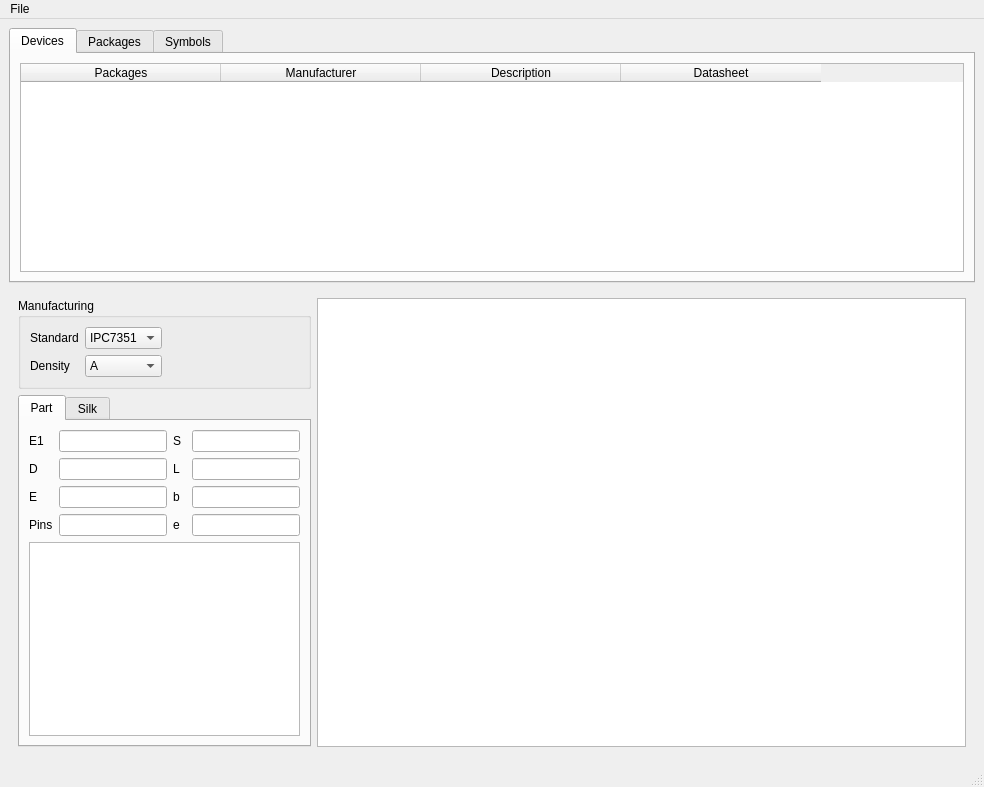
<?xml version="1.0" encoding="UTF-8"?>
<ui version="4.0">
 <class>MainWindow</class>
 <widget class="QMainWindow" name="MainWindow">
  <property name="geometry">
   <rect>
    <x>0</x>
    <y>0</y>
    <width>984</width>
    <height>787</height>
   </rect>
  </property>
  <property name="windowTitle">
   <string>MainWindow</string>
  </property>
  <widget class="QWidget" name="centralwidget">
   <property name="sizePolicy">
    <sizepolicy hsizetype="Preferred" vsizetype="Preferred">
     <horstretch>13</horstretch>
     <verstretch>4</verstretch>
    </sizepolicy>
   </property>
   <layout class="QVBoxLayout" name="verticalLayout_2">
    <item>
     <widget class="QTabWidget" name="tabWidget_2">
      <property name="currentIndex">
       <number>0</number>
      </property>
      <widget class="QWidget" name="tab">
       <attribute name="title">
        <string>Devices</string>
       </attribute>
       <layout class="QGridLayout" name="gridLayout_4">
        <item row="0" column="0">
         <widget class="QTableWidget" name="devices">
          <property name="selectionMode">
           <enum>QAbstractItemView::SingleSelection</enum>
          </property>
          <property name="selectionBehavior">
           <enum>QAbstractItemView::SelectRows</enum>
          </property>
          <attribute name="horizontalHeaderDefaultSectionSize">
           <number>200</number>
          </attribute>
          <column>
           <property name="text">
            <string>Packages</string>
           </property>
          </column>
          <column>
           <property name="text">
            <string>Manufacturer</string>
           </property>
          </column>
          <column>
           <property name="text">
            <string>Description</string>
           </property>
          </column>
          <column>
           <property name="text">
            <string>Datasheet</string>
           </property>
          </column>
         </widget>
        </item>
       </layout>
      </widget>
      <widget class="QWidget" name="tab_2">
       <attribute name="title">
        <string>Packages</string>
       </attribute>
       <layout class="QGridLayout" name="gridLayout_5">
        <item row="0" column="0">
         <widget class="QTableWidget" name="packages">
          <property name="selectionMode">
           <enum>QAbstractItemView::SingleSelection</enum>
          </property>
          <property name="selectionBehavior">
           <enum>QAbstractItemView::SelectRows</enum>
          </property>
          <attribute name="horizontalHeaderDefaultSectionSize">
           <number>200</number>
          </attribute>
          <column>
           <property name="text">
            <string>Module</string>
           </property>
          </column>
          <column>
           <property name="text">
            <string>Manufacturer</string>
           </property>
          </column>
          <column>
           <property name="text">
            <string>Datasheet</string>
           </property>
          </column>
         </widget>
        </item>
       </layout>
      </widget>
      <widget class="QWidget" name="tab_5">
       <attribute name="title">
        <string>Symbols</string>
       </attribute>
      </widget>
     </widget>
    </item>
    <item>
     <widget class="QWidget" name="editWidget" native="true">
      <layout class="QHBoxLayout" name="horizontalLayout" stretch="0,1">
       <item>
        <layout class="QVBoxLayout" name="verticalLayout" stretch="0,0">
         <item>
          <widget class="QGroupBox" name="groupBox_2">
           <property name="enabled">
            <bool>true</bool>
           </property>
           <property name="title">
            <string>Manufacturing</string>
           </property>
           <layout class="QGridLayout" name="gridLayout_2">
            <item row="1" column="1">
             <widget class="QComboBox" name="comboBox_2">
              <item>
               <property name="text">
                <string>A</string>
               </property>
              </item>
              <item>
               <property name="text">
                <string>B</string>
               </property>
              </item>
              <item>
               <property name="text">
                <string>C</string>
               </property>
              </item>
             </widget>
            </item>
            <item row="0" column="0">
             <widget class="QLabel" name="label">
              <property name="text">
               <string>Standard</string>
              </property>
             </widget>
            </item>
            <item row="0" column="1">
             <widget class="QComboBox" name="comboBox">
              <item>
               <property name="text">
                <string>IPC7351</string>
               </property>
              </item>
             </widget>
            </item>
            <item row="1" column="0">
             <widget class="QLabel" name="label_2">
              <property name="text">
               <string>Density</string>
              </property>
             </widget>
            </item>
            <item row="0" column="2">
             <spacer name="horizontalSpacer">
              <property name="orientation">
               <enum>Qt::Horizontal</enum>
              </property>
              <property name="sizeHint" stdset="0">
               <size>
                <width>40</width>
                <height>20</height>
               </size>
              </property>
             </spacer>
            </item>
           </layout>
           <zorder>label</zorder>
           <zorder>comboBox</zorder>
           <zorder>label_2</zorder>
           <zorder>comboBox_2</zorder>
           <zorder>horizontalSpacer</zorder>
          </widget>
         </item>
         <item>
          <widget class="QTabWidget" name="tabWidget">
           <property name="currentIndex">
            <number>0</number>
           </property>
           <widget class="QWidget" name="tab_3">
            <attribute name="title">
             <string>Part</string>
            </attribute>
            <layout class="QVBoxLayout" name="vert34">
             <item>
              <layout class="QGridLayout" name="gridLayout_3">
               <item row="0" column="1">
                <widget class="QLineEdit" name="lineEdit"/>
               </item>
               <item row="2" column="1">
                <widget class="QLineEdit" name="lineEdit_3"/>
               </item>
               <item row="3" column="0">
                <widget class="QLabel" name="label_9">
                 <property name="text">
                  <string>Pins</string>
                 </property>
                </widget>
               </item>
               <item row="1" column="0">
                <widget class="QLabel" name="label_4">
                 <property name="text">
                  <string>D</string>
                 </property>
                </widget>
               </item>
               <item row="0" column="4">
                <widget class="QLineEdit" name="lineEdit_4"/>
               </item>
               <item row="0" column="0">
                <widget class="QLabel" name="label_3">
                 <property name="text">
                  <string>E1</string>
                 </property>
                </widget>
               </item>
               <item row="2" column="0">
                <widget class="QLabel" name="label_5">
                 <property name="text">
                  <string>E</string>
                 </property>
                </widget>
               </item>
               <item row="2" column="2">
                <widget class="QLabel" name="label_8">
                 <property name="text">
                  <string>b</string>
                 </property>
                </widget>
               </item>
               <item row="2" column="4">
                <widget class="QLineEdit" name="lineEdit_6"/>
               </item>
               <item row="3" column="4">
                <widget class="QLineEdit" name="lineEdit_8"/>
               </item>
               <item row="1" column="1">
                <widget class="QLineEdit" name="lineEdit_2"/>
               </item>
               <item row="0" column="2" colspan="2">
                <widget class="QLabel" name="label_6">
                 <property name="text">
                  <string>S</string>
                 </property>
                </widget>
               </item>
               <item row="1" column="2">
                <widget class="QLabel" name="label_7">
                 <property name="text">
                  <string>L</string>
                 </property>
                </widget>
               </item>
               <item row="3" column="1">
                <widget class="QLineEdit" name="lineEdit_7"/>
               </item>
               <item row="3" column="2">
                <widget class="QLabel" name="label_10">
                 <property name="text">
                  <string>e</string>
                 </property>
                </widget>
               </item>
               <item row="1" column="4">
                <widget class="QLineEdit" name="lineEdit_5"/>
               </item>
              </layout>
             </item>
             <item>
              <widget class="QGraphicsView" name="graphicsView_2"/>
             </item>
            </layout>
           </widget>
           <widget class="QWidget" name="tab_4">
            <attribute name="title">
             <string>Silk</string>
            </attribute>
            <widget class="QComboBox" name="comboBox_3">
             <property name="geometry">
              <rect>
               <x>80</x>
               <y>10</y>
               <width>82</width>
               <height>33</height>
              </rect>
             </property>
             <item>
              <property name="text">
               <string>None</string>
              </property>
             </item>
             <item>
              <property name="text">
               <string>Diode</string>
              </property>
             </item>
             <item>
              <property name="text">
               <string>Dot</string>
              </property>
             </item>
            </widget>
            <widget class="QLabel" name="label_11">
             <property name="geometry">
              <rect>
               <x>0</x>
               <y>20</y>
               <width>71</width>
               <height>17</height>
              </rect>
             </property>
             <property name="text">
              <string>Pin marking</string>
             </property>
            </widget>
           </widget>
          </widget>
         </item>
        </layout>
       </item>
       <item>
        <widget class="QGraphicsView" name="graphicsView"/>
       </item>
      </layout>
     </widget>
    </item>
   </layout>
   <zorder>editWidget</zorder>
   <zorder>tabWidget_2</zorder>
  </widget>
  <widget class="QMenuBar" name="menubar">
   <property name="geometry">
    <rect>
     <x>0</x>
     <y>0</y>
     <width>984</width>
     <height>20</height>
    </rect>
   </property>
   <widget class="QMenu" name="menuTesting_something">
    <property name="title">
     <string>File</string>
    </property>
    <addaction name="actionOpen_DB"/>
    <addaction name="actionSave_DB"/>
    <addaction name="separator"/>
    <addaction name="actionExport_library"/>
    <addaction name="actionExit"/>
   </widget>
   <addaction name="menuTesting_something"/>
  </widget>
  <widget class="QStatusBar" name="statusbar"/>
  <action name="actionOpen_DB">
   <property name="text">
    <string>Open DB</string>
   </property>
   <property name="shortcut">
    <string>Ctrl+O</string>
   </property>
  </action>
  <action name="actionSave_DB">
   <property name="text">
    <string>Save DB</string>
   </property>
   <property name="shortcut">
    <string>Ctrl+S</string>
   </property>
  </action>
  <action name="actionExport_library">
   <property name="text">
    <string>Export library</string>
   </property>
   <property name="shortcut">
    <string>Ctrl+E</string>
   </property>
  </action>
  <action name="actionExit">
   <property name="text">
    <string>Exit</string>
   </property>
   <property name="shortcut">
    <string>Ctrl+Q</string>
   </property>
  </action>
 </widget>
 <resources/>
 <connections/>
</ui>
